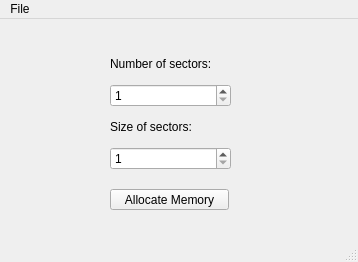
<?xml version="1.0" encoding="UTF-8"?>
<ui version="4.0">
 <class>MainWindow</class>
 <widget class="QMainWindow" name="MainWindow">
  <property name="geometry">
   <rect>
    <x>0</x>
    <y>0</y>
    <width>358</width>
    <height>262</height>
   </rect>
  </property>
  <property name="windowTitle">
   <string>MainWindow</string>
  </property>
  <widget class="QWidget" name="centralwidget">
   <widget class="QPushButton" name="allocateButton">
    <property name="geometry">
     <rect>
      <x>110</x>
      <y>170</y>
      <width>119</width>
      <height>21</height>
     </rect>
    </property>
    <property name="text">
     <string>Allocate Memory</string>
    </property>
   </widget>
   <widget class="QWidget" name="">
    <property name="geometry">
     <rect>
      <x>110</x>
      <y>30</y>
      <width>121</width>
      <height>121</height>
     </rect>
    </property>
    <layout class="QVBoxLayout" name="verticalLayout_2">
     <item>
      <layout class="QVBoxLayout" name="verticalLayout">
       <item>
        <widget class="QLabel" name="numSecLabel">
         <property name="text">
          <string>Number of sectors:</string>
         </property>
        </widget>
       </item>
       <item>
        <widget class="QSpinBox" name="numSpinBox">
         <property name="minimum">
          <number>1</number>
         </property>
         <property name="maximum">
          <number>1000000</number>
         </property>
        </widget>
       </item>
       <item>
        <widget class="QLabel" name="sizeSecLabel">
         <property name="text">
          <string>Size of sectors:</string>
         </property>
        </widget>
       </item>
       <item>
        <widget class="QSpinBox" name="sizeSpinBox">
         <property name="minimum">
          <number>1</number>
         </property>
         <property name="maximum">
          <number>102400</number>
         </property>
        </widget>
       </item>
      </layout>
     </item>
    </layout>
   </widget>
  </widget>
  <widget class="QMenuBar" name="menubar">
   <property name="geometry">
    <rect>
     <x>0</x>
     <y>0</y>
     <width>358</width>
     <height>20</height>
    </rect>
   </property>
   <widget class="QMenu" name="menuFile">
    <property name="title">
     <string>File</string>
    </property>
    <addaction name="actionClose"/>
   </widget>
   <addaction name="menuFile"/>
  </widget>
  <widget class="QStatusBar" name="statusbar"/>
  <action name="actionClose">
   <property name="text">
    <string>Close</string>
   </property>
  </action>
 </widget>
 <resources/>
 <connections/>
</ui>
